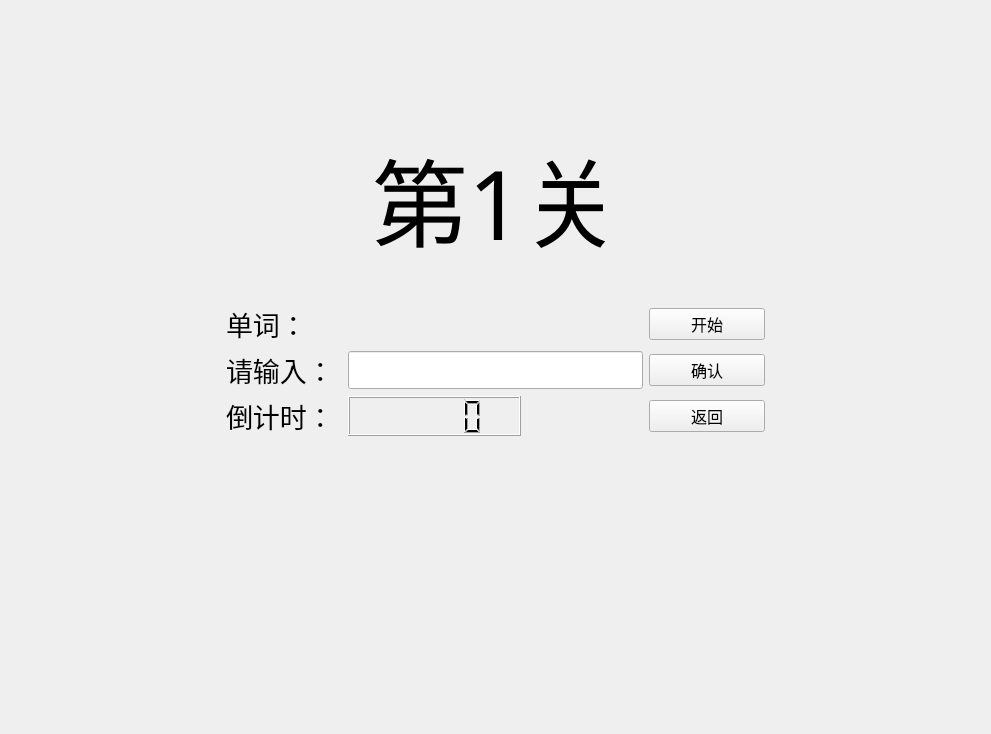
<?xml version="1.0" encoding="UTF-8"?>
<ui version="4.0">
 <class>game</class>
 <widget class="QWidget" name="game">
  <property name="geometry">
   <rect>
    <x>0</x>
    <y>0</y>
    <width>991</width>
    <height>734</height>
   </rect>
  </property>
  <property name="windowTitle">
   <string>Form</string>
  </property>
  <layout class="QVBoxLayout" name="verticalLayout" stretch="0,0,1,0,10">
   <item>
    <spacer name="verticalSpacer">
     <property name="orientation">
      <enum>Qt::Vertical</enum>
     </property>
     <property name="sizeHint" stdset="0">
      <size>
       <width>20</width>
       <height>117</height>
      </size>
     </property>
    </spacer>
   </item>
   <item>
    <layout class="QHBoxLayout" name="horizontalLayout">
     <item>
      <spacer name="horizontalSpacer">
       <property name="orientation">
        <enum>Qt::Horizontal</enum>
       </property>
       <property name="sizeHint" stdset="0">
        <size>
         <width>40</width>
         <height>20</height>
        </size>
       </property>
      </spacer>
     </item>
     <item>
      <widget class="QLabel" name="num_label">
       <property name="font">
        <font>
         <family>方正喵呜体</family>
         <pointsize>72</pointsize>
        </font>
       </property>
       <property name="text">
        <string>第1关</string>
       </property>
      </widget>
     </item>
     <item>
      <spacer name="horizontalSpacer_2">
       <property name="orientation">
        <enum>Qt::Horizontal</enum>
       </property>
       <property name="sizeHint" stdset="0">
        <size>
         <width>40</width>
         <height>20</height>
        </size>
       </property>
      </spacer>
     </item>
    </layout>
   </item>
   <item>
    <spacer name="verticalSpacer_2">
     <property name="orientation">
      <enum>Qt::Vertical</enum>
     </property>
     <property name="sizeHint" stdset="0">
      <size>
       <width>20</width>
       <height>36</height>
      </size>
     </property>
    </spacer>
   </item>
   <item>
    <layout class="QHBoxLayout" name="horizontalLayout_2" stretch="2,5,2">
     <item>
      <spacer name="horizontalSpacer_4">
       <property name="orientation">
        <enum>Qt::Horizontal</enum>
       </property>
       <property name="sizeHint" stdset="0">
        <size>
         <width>40</width>
         <height>20</height>
        </size>
       </property>
      </spacer>
     </item>
     <item>
      <layout class="QGridLayout" name="gridLayout" columnstretch="2,3,2,2">
       <item row="0" column="0">
        <widget class="QLabel" name="label_2">
         <property name="font">
          <font>
           <family>方正姚体</family>
           <pointsize>20</pointsize>
          </font>
         </property>
         <property name="text">
          <string>单词：</string>
         </property>
        </widget>
       </item>
       <item row="0" column="1" colspan="2">
        <widget class="QLabel" name="word_label">
         <property name="font">
          <font>
           <family>Agency FB</family>
           <pointsize>20</pointsize>
          </font>
         </property>
         <property name="text">
          <string/>
         </property>
        </widget>
       </item>
       <item row="0" column="3">
        <widget class="QPushButton" name="start_pushButton">
         <property name="font">
          <font>
           <family>方正姚体</family>
           <pointsize>12</pointsize>
          </font>
         </property>
         <property name="text">
          <string>开始</string>
         </property>
        </widget>
       </item>
       <item row="1" column="0">
        <widget class="QLabel" name="label_4">
         <property name="font">
          <font>
           <family>方正姚体</family>
           <pointsize>20</pointsize>
          </font>
         </property>
         <property name="text">
          <string>请输入：</string>
         </property>
        </widget>
       </item>
       <item row="1" column="1" colspan="2">
        <widget class="QLineEdit" name="input_lineEdit">
         <property name="sizePolicy">
          <sizepolicy hsizetype="Expanding" vsizetype="Fixed">
           <horstretch>0</horstretch>
           <verstretch>0</verstretch>
          </sizepolicy>
         </property>
         <property name="font">
          <font>
           <family>Agency FB</family>
           <pointsize>16</pointsize>
          </font>
         </property>
        </widget>
       </item>
       <item row="1" column="3">
        <widget class="QPushButton" name="confirm_pushButton">
         <property name="font">
          <font>
           <family>方正姚体</family>
           <pointsize>12</pointsize>
          </font>
         </property>
         <property name="text">
          <string>确认</string>
         </property>
        </widget>
       </item>
       <item row="2" column="0">
        <widget class="QLabel" name="label_5">
         <property name="font">
          <font>
           <family>方正姚体</family>
           <pointsize>20</pointsize>
          </font>
         </property>
         <property name="text">
          <string>倒计时：</string>
         </property>
        </widget>
       </item>
       <item row="2" column="1">
        <widget class="QLCDNumber" name="time_lcdNumber">
         <property name="font">
          <font>
           <family>Agency FB</family>
           <pointsize>20</pointsize>
          </font>
         </property>
         <property name="intValue" stdset="0">
          <number>0</number>
         </property>
        </widget>
       </item>
       <item row="2" column="2">
        <spacer name="horizontalSpacer_3">
         <property name="orientation">
          <enum>Qt::Horizontal</enum>
         </property>
         <property name="sizeHint" stdset="0">
          <size>
           <width>58</width>
           <height>20</height>
          </size>
         </property>
        </spacer>
       </item>
       <item row="2" column="3">
        <widget class="QPushButton" name="back_pushButton">
         <property name="font">
          <font>
           <family>方正姚体</family>
           <pointsize>12</pointsize>
          </font>
         </property>
         <property name="text">
          <string>返回</string>
         </property>
        </widget>
       </item>
      </layout>
     </item>
     <item>
      <spacer name="horizontalSpacer_5">
       <property name="orientation">
        <enum>Qt::Horizontal</enum>
       </property>
       <property name="sizeHint" stdset="0">
        <size>
         <width>40</width>
         <height>20</height>
        </size>
       </property>
      </spacer>
     </item>
    </layout>
   </item>
   <item>
    <spacer name="verticalSpacer_3">
     <property name="orientation">
      <enum>Qt::Vertical</enum>
     </property>
     <property name="sizeHint" stdset="0">
      <size>
       <width>20</width>
       <height>117</height>
      </size>
     </property>
    </spacer>
   </item>
  </layout>
 </widget>
 <resources/>
 <connections/>
</ui>
